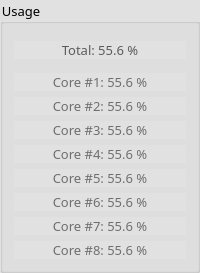
                 <widget class="QGroupBox" name="groupBox_7">
                  <property name="sizePolicy">
                   <sizepolicy hsizetype="Minimum" vsizetype="Minimum">
                    <horstretch>0</horstretch>
                    <verstretch>0</verstretch>
                   </sizepolicy>
                  </property>
                  <property name="font">
                   <font>
                    <family>Segoe Script</family>
                    <pointsize>10</pointsize>
                   </font>
                  </property>
                  <property name="styleSheet">
                   <string notr="true">background-color: rgb(225, 225, 225);</string>
                  </property>
                  <property name="title">
                   <string>Usage</string>
                  </property>
                  <layout class="QGridLayout" name="gridLayout_5">
                   <property name="sizeConstraint">
                    <enum>QLayout::SetMinimumSize</enum>
                   </property>
                   <item row="0" column="0">
                    <layout class="QVBoxLayout" name="verticalLayout_4">
                     <property name="sizeConstraint">
                      <enum>QLayout::SetMinimumSize</enum>
                     </property>
                     <property name="topMargin">
                      <number>6</number>
                     </property>
                     <item>
                      <widget class="QLabel" name="cpuusageTotal">
                       <property name="font">
                        <font>
                         <family>Unispace</family>
                         <pointsize>10</pointsize>
                        </font>
                       </property>
                       <property name="styleSheet">
                        <string notr="true">color: rgb(90, 90, 90);</string>
                       </property>
                       <property name="text">
                        <string>Total: 55.6 %</string>
                       </property>
                       <property name="alignment">
                        <set>Qt::AlignCenter</set>
                       </property>
                      </widget>
                     </item>
                     <item>
                      <spacer name="cpuusageSpacer">
                       <property name="orientation">
                        <enum>Qt::Vertical</enum>
                       </property>
                       <property name="sizeType">
                        <enum>QSizePolicy::Fixed</enum>
                       </property>
                       <property name="sizeHint" stdset="0">
                        <size>
                         <width>1</width>
                         <height>8</height>
                        </size>
                       </property>
                      </spacer>
                     </item>
                     <item>
                      <widget class="QLabel" name="cpuusageCore1">
                       <property name="font">
                        <font>
                         <family>Unispace</family>
                         <pointsize>10</pointsize>
                        </font>
                       </property>
                       <property name="styleSheet">
                        <string notr="true">color: rgb(110, 110, 110);</string>
                       </property>
                       <property name="text">
                        <string>Core #1: 55.6 %</string>
                       </property>
                       <property name="alignment">
                        <set>Qt::AlignCenter</set>
                       </property>
                      </widget>
                     </item>
                     <item>
                      <widget class="QLabel" name="cpuusageCore2">
                       <property name="font">
                        <font>
                         <family>Unispace</family>
                         <pointsize>10</pointsize>
                        </font>
                       </property>
                       <property name="styleSheet">
                        <string notr="true">color: rgb(110, 110, 110);</string>
                       </property>
                       <property name="text">
                        <string>Core #2: 55.6 %</string>
                       </property>
                       <property name="alignment">
                        <set>Qt::AlignCenter</set>
                       </property>
                      </widget>
                     </item>
                     <item>
                      <widget class="QLabel" name="cpuusageCore3">
                       <property name="font">
                        <font>
                         <family>Unispace</family>
                         <pointsize>10</pointsize>
                        </font>
                       </property>
                       <property name="styleSheet">
                        <string notr="true">color: rgb(110, 110, 110);</string>
                       </property>
                       <property name="text">
                        <string>Core #3: 55.6 %</string>
                       </property>
                       <property name="alignment">
                        <set>Qt::AlignCenter</set>
                       </property>
                      </widget>
                     </item>
                     <item>
                      <widget class="QLabel" name="cpuusageCore4">
                       <property name="font">
                        <font>
                         <family>Unispace</family>
                         <pointsize>10</pointsize>
                        </font>
                       </property>
                       <property name="styleSheet">
                        <string notr="true">color: rgb(110, 110, 110);</string>
                       </property>
                       <property name="text">
                        <string>Core #4: 55.6 %</string>
                       </property>
                       <property name="alignment">
                        <set>Qt::AlignCenter</set>
                       </property>
                      </widget>
                     </item>
                     <item>
                      <widget class="QLabel" name="cpuusageCore5">
                       <property name="font">
                        <font>
                         <family>Unispace</family>
                         <pointsize>10</pointsize>
                        </font>
                       </property>
                       <property name="styleSheet">
                        <string notr="true">color: rgb(110, 110, 110);</string>
                       </property>
                       <property name="text">
                        <string>Core #5: 55.6 %</string>
                       </property>
                       <property name="alignment">
                        <set>Qt::AlignCenter</set>
                       </property>
                      </widget>
                     </item>
                     <item>
                      <widget class="QLabel" name="cpuusageCore6">
                       <property name="font">
                        <font>
                         <family>Unispace</family>
                         <pointsize>10</pointsize>
                        </font>
                       </property>
                       <property name="styleSheet">
                        <string notr="true">color: rgb(110, 110, 110);</string>
                       </property>
                       <property name="text">
                        <string>Core #6: 55.6 %</string>
                       </property>
                       <property name="alignment">
                        <set>Qt::AlignCenter</set>
                       </property>
                      </widget>
                     </item>
                     <item>
                      <widget class="QLabel" name="cpuusageCore7">
                       <property name="font">
                        <font>
                         <family>Unispace</family>
                         <pointsize>10</pointsize>
                        </font>
                       </property>
                       <property name="styleSheet">
                        <string notr="true">color: rgb(110, 110, 110);</string>
                       </property>
                       <property name="text">
                        <string>Core #7: 55.6 %</string>
                       </property>
                       <property name="alignment">
                        <set>Qt::AlignCenter</set>
                       </property>
                      </widget>
                     </item>
                     <item>
                      <widget class="QLabel" name="cpuusageCore8">
                       <property name="font">
                        <font>
                         <family>Unispace</family>
                         <pointsize>10</pointsize>
                        </font>
                       </property>
                       <property name="styleSheet">
                        <string notr="true">color: rgb(110, 110, 110);</string>
                       </property>
                       <property name="text">
                        <string>Core #8: 55.6 %</string>
                       </property>
                       <property name="alignment">
                        <set>Qt::AlignCenter</set>
                       </property>
                      </widget>
                     </item>
                    </layout>
                   </item>
                  </layout>
                 </widget>
